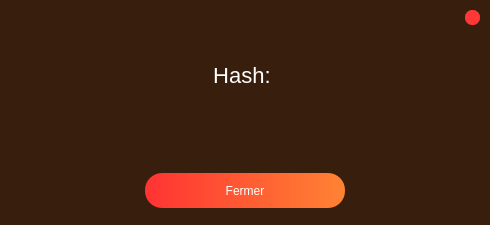
<?xml version="1.0" encoding="UTF-8"?>
<ui version="4.0">
 <class>Dialog</class>
 <widget class="QDialog" name="Dialog">
  <property name="geometry">
   <rect>
    <x>0</x>
    <y>0</y>
    <width>490</width>
    <height>225</height>
   </rect>
  </property>
  <property name="windowTitle">
   <string>Dialog</string>
  </property>
  <layout class="QHBoxLayout" name="horizontalLayout">
   <property name="leftMargin">
    <number>0</number>
   </property>
   <property name="topMargin">
    <number>0</number>
   </property>
   <property name="rightMargin">
    <number>0</number>
   </property>
   <property name="bottomMargin">
    <number>0</number>
   </property>
   <item>
    <widget class="QFrame" name="frame">
     <property name="styleSheet">
      <string notr="true">*{
	background: #381e0d;
	border: none;
}</string>
     </property>
     <property name="frameShape">
      <enum>QFrame::StyledPanel</enum>
     </property>
     <property name="frameShadow">
      <enum>QFrame::Raised</enum>
     </property>
     <layout class="QVBoxLayout" name="verticalLayout">
      <property name="leftMargin">
       <number>0</number>
      </property>
      <property name="topMargin">
       <number>0</number>
      </property>
      <property name="rightMargin">
       <number>0</number>
      </property>
      <property name="bottomMargin">
       <number>0</number>
      </property>
      <item>
       <widget class="QFrame" name="titleBar">
        <property name="maximumSize">
         <size>
          <width>16777215</width>
          <height>35</height>
         </size>
        </property>
        <property name="frameShape">
         <enum>QFrame::StyledPanel</enum>
        </property>
        <property name="frameShadow">
         <enum>QFrame::Raised</enum>
        </property>
        <layout class="QHBoxLayout" name="horizontalLayout_2">
         <property name="leftMargin">
          <number>0</number>
         </property>
         <property name="topMargin">
          <number>0</number>
         </property>
         <property name="rightMargin">
          <number>0</number>
         </property>
         <property name="bottomMargin">
          <number>0</number>
         </property>
         <item>
          <widget class="QFrame" name="frame_4">
           <property name="frameShape">
            <enum>QFrame::StyledPanel</enum>
           </property>
           <property name="frameShadow">
            <enum>QFrame::Raised</enum>
           </property>
           <layout class="QHBoxLayout" name="horizontalLayout_4">
            <property name="topMargin">
             <number>0</number>
            </property>
            <property name="bottomMargin">
             <number>0</number>
            </property>
            <item>
             <widget class="QLabel" name="labelTitle">
              <property name="styleSheet">
               <string notr="true">*{
	color: white;
	font-size: 18px;
}</string>
              </property>
              <property name="text">
               <string/>
              </property>
             </widget>
            </item>
           </layout>
          </widget>
         </item>
         <item>
          <widget class="QFrame" name="frame_5">
           <property name="maximumSize">
            <size>
             <width>35</width>
             <height>16777215</height>
            </size>
           </property>
           <property name="frameShape">
            <enum>QFrame::StyledPanel</enum>
           </property>
           <property name="frameShadow">
            <enum>QFrame::Raised</enum>
           </property>
           <layout class="QHBoxLayout" name="horizontalLayout_3">
            <item>
             <widget class="QPushButton" name="exitButton">
              <property name="maximumSize">
               <size>
                <width>15</width>
                <height>15</height>
               </size>
              </property>
              <property name="styleSheet">
               <string notr="true">*{
	background: rgb(255, 55, 55);
    border: none;
    border-radius: 7px;
}</string>
              </property>
              <property name="text">
               <string/>
              </property>
             </widget>
            </item>
           </layout>
          </widget>
         </item>
        </layout>
       </widget>
      </item>
      <item>
       <widget class="QFrame" name="frame_3">
        <property name="frameShape">
         <enum>QFrame::StyledPanel</enum>
        </property>
        <property name="frameShadow">
         <enum>QFrame::Raised</enum>
        </property>
        <layout class="QVBoxLayout" name="verticalLayout_2">
         <item>
          <widget class="QLabel" name="labelHash">
           <property name="styleSheet">
            <string notr="true">*{
	color: white;
	font-size: 22px;
}</string>
           </property>
           <property name="text">
            <string>Hash: </string>
           </property>
           <property name="alignment">
            <set>Qt::AlignCenter</set>
           </property>
          </widget>
         </item>
         <item>
          <widget class="QLabel" name="labelResult">
           <property name="styleSheet">
            <string notr="true">*{
	color: white;
	font-size: 22px;
}</string>
           </property>
           <property name="text">
            <string/>
           </property>
           <property name="alignment">
            <set>Qt::AlignCenter</set>
           </property>
          </widget>
         </item>
         <item>
          <widget class="QFrame" name="frame_2">
           <property name="frameShape">
            <enum>QFrame::StyledPanel</enum>
           </property>
           <property name="frameShadow">
            <enum>QFrame::Raised</enum>
           </property>
           <layout class="QHBoxLayout" name="horizontalLayout_5">
            <property name="leftMargin">
             <number>0</number>
            </property>
            <property name="topMargin">
             <number>0</number>
            </property>
            <property name="rightMargin">
             <number>0</number>
            </property>
            <property name="bottomMargin">
             <number>0</number>
            </property>
            <item>
             <widget class="QPushButton" name="pushButton">
              <property name="maximumSize">
               <size>
                <width>200</width>
                <height>35</height>
               </size>
              </property>
              <property name="styleSheet">
               <string notr="true">*{
	background: qlineargradient(spread:pad, x1:0, y1:1, x2:1, y2:1, stop:0 rgba(255, 51, 51, 255), stop:1 rgba(255, 131, 51, 255));
	color: white;
	border-radius: 17px;
}</string>
              </property>
              <property name="text">
               <string>Fermer</string>
              </property>
             </widget>
            </item>
           </layout>
          </widget>
         </item>
        </layout>
       </widget>
      </item>
     </layout>
    </widget>
   </item>
  </layout>
 </widget>
 <resources/>
 <connections/>
</ui>
